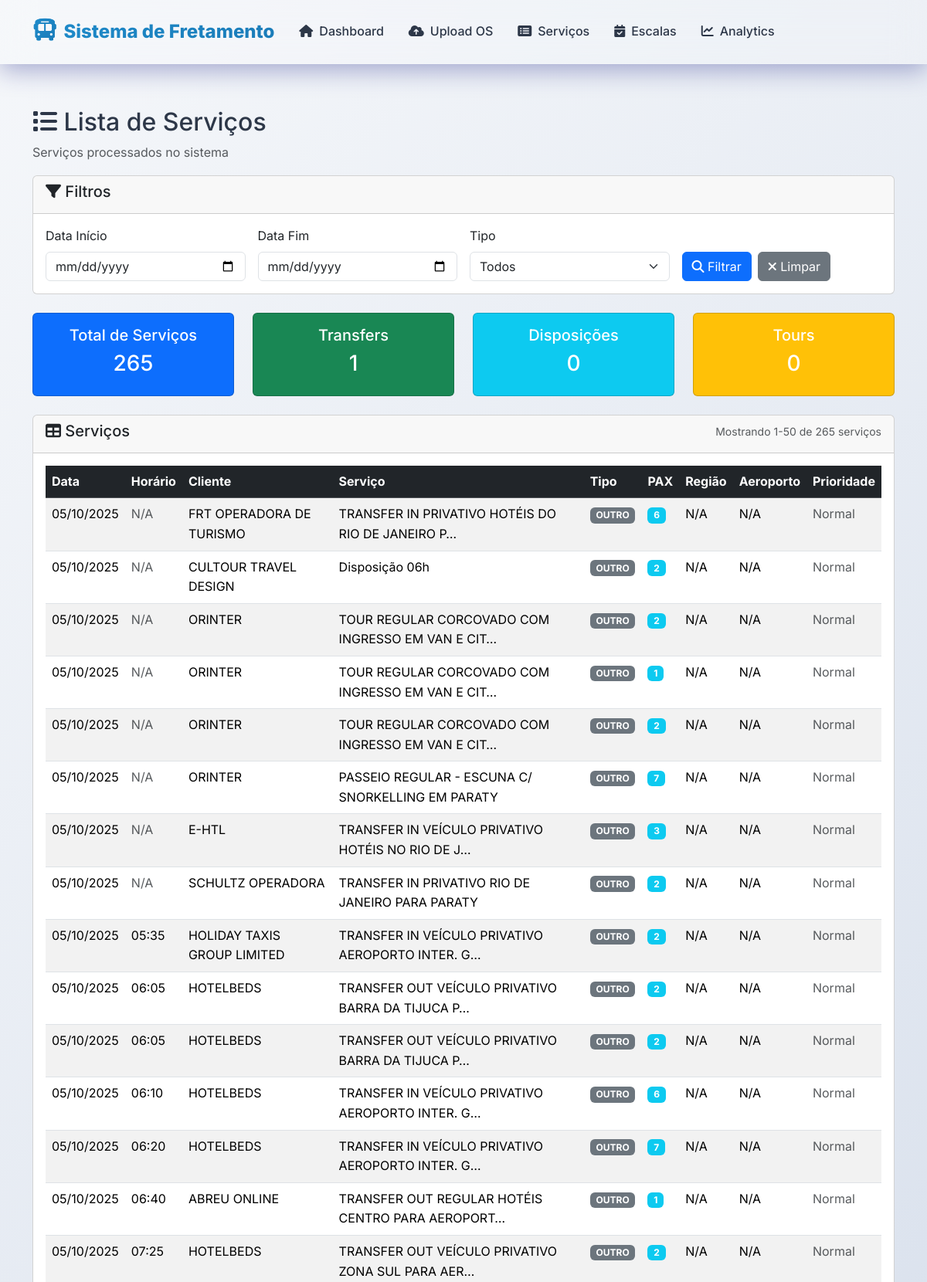
Page /core/servicos/ (upper part) on the committed database.
### core/models.py (models this page shows, shortened)
class Servico(models.Model):
    TIPO_CHOICES = [
        ('TRANSFER', 'Transfer'),
        ('DISPOSICAO', 'Disposição'),
        ('TOUR', 'Tour'),
        ('OUTRO', 'Outro'),
    ]
    DIRECAO_CHOICES = [
        ('IN', 'IN'),
        ('OUT', 'OUT'),
        ('N/A', 'N/A'),
    ]
    AEROPORTO_CHOICES = [
        ('GIG', 'GIG'),
        ('SDU', 'SDU'),
        ('N/A', 'N/A'),
    ]
    REGIAO_CHOICES = [
        ('ZONA SUL', 'Zona Sul'),
        ('SANTOS DUMONT', 'Santos Dumont'),
        ('BARRA', 'Barra'),
        ('CENTRO', 'Centro'),
        ('BUZIOS', 'Búzios'),
        ('ANGRA', 'Angra'),
        ('PETROPOLIS', 'Petrópolis'),
        ('PARATY', 'Paraty'),
        ('MACAE', 'Macaé'),
        ('N/A', 'N/A'),
    ]
    numero_venda = models.CharField(max_length=100, blank=True)
    cliente = models.CharField(max_length=200)
    local_pickup = models.CharField(max_length=300, blank=True)
    pax = models.IntegerField(default=0, help_text="Número de passageiros")
    horario = models.TimeField(null=True, blank=True)
    data_do_servico = models.DateField()
    servico = models.TextField()
    tipo = models.CharField(max_length=20, choices=TIPO_CHOICES, default='OUTRO')
    direcao = models.CharField(max_length=10, choices=DIRECAO_CHOICES, default='N/A')
    aeroporto = models.CharField(max_length=10, choices=AEROPORTO_CHOICES, default='N/A')
    regiao = models.CharField(max_length=20, choices=REGIAO_CHOICES, default='N/A')
    eh_regular = models.BooleanField(default=False)
    eh_prioritario = models.BooleanField(default=False)
    linha_original = models.IntegerField(null=True, blank=True, help_text="Linha na planilha original")
    created_at = models.DateTimeField(auto_now_add=True)
    updated_at = models.DateTimeField(auto_now=True)
    class Meta:
        ordering = ['data_do_servico', 'horario']
        verbose_name = 'Serviço'
        verbose_name_plural = 'Serviços'

### core/views.py (the view)
# urls.py: path('servicos/', views.ListaServicosView.as_view(), name='lista_servicos'),
class ListaServicosView(ListView):
    model = Servico
    template_name = 'core/lista_servicos.html'
    context_object_name = 'servicos'
    paginate_by = 50
    def get_queryset(self):
        queryset = super().get_queryset().select_related()
        data_inicio = self.request.GET.get('data_inicio')
        data_fim = self.request.GET.get('data_fim')
        tipo = self.request.GET.get('tipo')
        if data_inicio:
            queryset = queryset.filter(data_do_servico__gte=parse_data_brasileira(data_inicio))
        if data_fim:
            queryset = queryset.filter(data_do_servico__lte=parse_data_brasileira(data_fim))
        if tipo:
            queryset = queryset.filter(tipo=tipo)
        return queryset.order_by('-data_do_servico', 'horario')
    def get_context_data(self, **kwargs):
        context = super().get_context_data(**kwargs)
        cache_key = f"lista_servicos_stats_{hash(str(self.request.GET))}"
        stats = cache.get(cache_key)
        if not stats:
            queryset = self.get_queryset()
            stats = queryset.aggregate(
                total_transfers=Count('id', filter=Q(tipo='TRANSFER')),
                total_disposicoes=Count('id', filter=Q(tipo='DISPOSICAO')),
                total_tours=Count('id', filter=Q(tipo='TOUR'))
            )
            cache.set(cache_key, stats, 300)
        context.update(stats)
        return context

### core/templatetags/core_extras.py (called while the page is built)
@register.filter
def querystring_without_page(get_dict):
    mutable_dict = get_dict.copy()
    if 'page' in mutable_dict:
        del mutable_dict['page']
    query = urlencode(mutable_dict)
    return f'&{query}' if query else ''

### templates/core/lista_servicos.html (shortened to what this page needs)
{% extends 'base.html' %}
{% load core_extras %}
{% block content %}
<div class="container mt-4">
    <div class="row">
        <div class="col-12">
            <h2><i class="fas fa-list"></i> Lista de Serviços</h2>
            <p class="text-muted">Serviços processados no sistema</p>
        </div>
    </div>
    <div class="card mb-4">
        <div class="card-header">
            <h5><i class="fas fa-filter"></i> Filtros</h5>
        </div>
        <div class="card-body">
            <form method="get" class="row g-3">
                <div class="col-md-3">
                    <label for="data_inicio" class="form-label">Data Início</label>
                    <input type="date" class="form-control" id="data_inicio" name="data_inicio"
                           value="{{ request.GET.data_inicio }}">
                </div>
                <div class="col-md-3">
                    <label for="data_fim" class="form-label">Data Fim</label>
                    <input type="date" class="form-control" id="data_fim" name="data_fim"
                           value="{{ request.GET.data_fim }}">
                </div>
                <div class="col-md-3">
                    <label for="tipo" class="form-label">Tipo</label>
                    <select class="form-select" id="tipo" name="tipo">
                        <option value="">Todos</option>
                    </select>
                </div>
                <div class="col-md-3 d-flex align-items-end">
                    <button type="submit" class="btn btn-primary me-2">
                        <i class="fas fa-search"></i> Filtrar
                    </button>
                    <a href="{% url 'core:lista_servicos' %}" class="btn btn-secondary">
                        <i class="fas fa-times"></i> Limpar
                    </a>
                </div>
            </form>
        </div>
    </div>
    <div class="row mb-4">
        <div class="col-md-3">
            <div class="card text-white bg-primary">
                <div class="card-body text-center">
                    <h5 class="card-title">Total de Serviços</h5>
                    <h3>{{ page_obj.paginator.count }}</h3>
                </div>
            </div>
        </div>
        <div class="col-md-3">
            <div class="card text-white bg-success">
                <div class="card-body text-center">
                    <h5 class="card-title">Transfers</h5>
                    <h3>{{ total_transfers|default:0 }}</h3>
                </div>
            </div>
        </div>
        <div class="col-md-3">
            <div class="card text-white bg-info">
                <div class="card-body text-center">
                    <h5 class="card-title">Disposições</h5>
                    <h3>{{ total_disposicoes|default:0 }}</h3>
                </div>
            </div>
        </div>
        <div class="col-md-3">
            <div class="card text-white bg-warning">
                <div class="card-body text-center">
                    <h5 class="card-title">Tours</h5>
                    <h3>{{ total_tours|default:0 }}</h3>
                </div>
            </div>
        </div>
    </div>
    <div class="card">
        <div class="card-header d-flex justify-content-between">
            <h5><i class="fas fa-table"></i> Serviços</h5>
            <div>
                <small class="text-muted">
                    Mostrando {{ page_obj.start_index }}-{{ page_obj.end_index }} de {{ page_obj.paginator.count }} serviços
                </small>
            </div>
        </div>
        <div class="card-body">
            {% if servicos %}
            <div class="table-responsive">
                <table class="table table-striped table-hover">
                    <thead class="table-dark">
                        <tr>
                            <th>Data</th>
                            <th>Horário</th>
                            <th>Cliente</th>
                            <th>Serviço</th>
                            <th>Tipo</th>
                            <th>PAX</th>
                            <th>Região</th>
                            <th>Aeroporto</th>
                            <th>Prioridade</th>
                        </tr>
                    </thead>
                    <tbody>
                        {% for servico in servicos %}
                        <tr>
                            <td>{{ servico.data_do_servico|date:"d/m/Y" }}</td>
                            <td>
                                {% if servico.horario %}
                                    {{ servico.horario|time:"H:i" }}
                                {% else %}
                                    <span class="text-muted">N/A</span>
                                {% endif %}
                            </td>
                            <td>{{ servico.cliente|truncatechars:30 }}</td>
                            <td>{{ servico.servico|truncatechars:50 }}</td>
                            <td>
                                {% if servico.tipo == 'TRANSFER' %}
                                    <span class="badge bg-primary">Transfer</span>
                                {% elif servico.tipo == 'DISPOSICAO' %}
                                    <span class="badge bg-success">Disposição</span>
                                {% elif servico.tipo == 'TOUR' %}
                                    <span class="badge bg-warning">Tour</span>
                                {% else %}
                                    <span class="badge bg-secondary">{{ servico.tipo }}</span>
                                {% endif %}
                            </td>
                            <td>
                                <span class="badge bg-info">{{ servico.pax }}</span>
                            </td>
                            <td>{{ servico.regiao }}</td>
                            <td>{{ servico.aeroporto }}</td>
                            <td>
                                {% if servico.eh_prioritario %}
                                    <span class="badge bg-danger">
                                        <i class="fas fa-star"></i> Prioridade
                                    </span>
                                {% else %}
                                    <span class="text-muted">Normal</span>
                                {% endif %}
                            </td>
                        </tr>
                        {% endfor %}
                    </tbody>
                </table>
            </div>
            {% endif %}
        </div>
    </div>
</div>
{% endblock %}

### static/css/dashboard.css (style rules this page uses)
:root { --primary-gradient: linear-gradient(135deg, #1F8CCB 0%, #1a7bb8 100%); --secondary-gradient: linear-gradient(135deg, #f093fb 0%, #f5576c 100%); --success-gradient: linear-gradient(135deg, #4facfe 0%, #00f2fe 100%); --warning-gradient: linear-gradient(135deg, #43e97b 0%, #38f9d7 100%); --danger-gradient: linear-gradient(135deg, #fa709a 0%, #fee140 100%); --info-gradient: linear-gradient(135deg, #a8edea 0%, #fed6e3 100%); --glass-bg: rgba(255, 255, 255, 0.25); --glass-border: rgba(255, 255, 255, 0.18); --glass-shadow: 0 8px 32px 0 rgba(31, 38, 135, 0.37); --primary-color: #1F8CCB; --secondary-color: #1a7bb8; --text-primary: #2d3748; --text-secondary: #718096; --text-light: #a0aec0; --bg-light: #f7fafc; --bg-dark: #1a202c; --spacing-xs: 0.25rem; --spacing-sm: 0.5rem; --spacing-md: 1rem; --spacing-lg: 1.5rem; --spacing-xl: 2rem; --spacing-xxl: 3rem; --border-radius-sm: 8px; --border-radius-md: 12px; --border-radius-lg: 16px; --border-radius-xl: 20px; --border-radius-xxl: 24px; --shadow-sm: 0 1px 3px rgba(0, 0, 0, 0.12), 0 1px 2px rgba(0, 0, 0, 0.24); --shadow-md: 0 4px 6px rgba(0, 0, 0, 0.07), 0 2px 4px rgba(0, 0, 0, 0.06); --shadow-lg: 0 10px 15px rgba(0, 0, 0, 0.1), 0 4px 6px rgba(0, 0, 0, 0.05); --shadow-xl: 0 20px 25px rgba(0, 0, 0, 0.1), 0 10px 10px rgba(0, 0, 0, 0.04); --shadow-2xl: 0 25px 50px rgba(0, 0, 0, 0.25); }
* { margin: 0; padding: 0; box-sizing: border-box; }
body { font-family: 'Inter', -apple-system, BlinkMacSystemFont, 'Segoe UI', Roboto, sans-serif; background: linear-gradient(135deg, #f5f7fa 0%, #c3cfe2 100%); min-height: 100vh; color: var(--text-primary); overflow-x: hidden; line-height: 1.6; }

### static/css/whatsapp-dark.css (style rules this page uses)
:root { --wa-bg-primary: #0b141a; --wa-bg-secondary: #1f2c34; --wa-bg-card: #2a3942; --wa-text-primary: #e9edef; --wa-text-secondary: #8696a0; --wa-border: #3b4a54; --wa-accent: #1F8CCB; --wa-accent-hover: #1a7bb8; --wa-accent-light: rgba(31, 140, 203, 0.1); --wa-shadow: rgba(0, 0, 0, 0.4); }

### templates/base.html (style rules this page uses)
:root { --primary-gradient: linear-gradient(135deg, #1F8CCB 0%, #1a7bb8 100%); --secondary-gradient: linear-gradient(135deg, #f093fb 0%, #f5576c 100%); --success-gradient: linear-gradient(135deg, #4facfe 0%, #00f2fe 100%); --warning-gradient: linear-gradient(135deg, #43e97b 0%, #38f9d7 100%); --dark-gradient: linear-gradient(135deg, #434343 0%, #000000 100%); --glass-bg: rgba(255, 255, 255, 0.15); --glass-border: rgba(255, 255, 255, 0.2); --glass-shadow: 0 8px 32px 0 rgba(31, 38, 135, 0.37); --primary-color: #1F8CCB; --text-primary: #2d3748; --text-secondary: #718096; --bg-light: #f8fafc; }
* { margin: 0; padding: 0; box-sizing: border-box; }
body { font-family: 'Inter', -apple-system, BlinkMacSystemFont, 'Segoe UI', Roboto, sans-serif; background: linear-gradient(135deg, #f5f7fa 0%, #c3cfe2 100%); min-height: 100vh; color: var(--text-primary); overflow-x: hidden; }
.fade-in-up { animation: fadeInUp 0.6s ease-out; }

### rows in the picture
Servico: data_do_servico "05/10/2025", shows "N/A", cliente "FRT OPERADORA DE TURISMO", servico "TRANSFER IN PRIVATIVO HOTÉIS DO RIO DE JANEIRO P…", tipo "OUTRO", pax "6", regiao "N/A", aeroporto "N/A", eh_prioritario "Normal"
Servico: data_do_servico "05/10/2025", shows "N/A", cliente "CULTOUR TRAVEL DESIGN", servico "Disposição 06h", tipo "OUTRO", pax "2", regiao "N/A", aeroporto "N/A", eh_prioritario "Normal"
Servico: data_do_servico "05/10/2025", shows "N/A", cliente "ORINTER", servico "TOUR REGULAR CORCOVADO COM INGRESSO EM VAN E CIT…", tipo "OUTRO", pax "2", regiao "N/A", aeroporto "N/A", eh_prioritario "Normal"
Servico: data_do_servico "05/10/2025", shows "N/A", cliente "ORINTER", servico "TOUR REGULAR CORCOVADO COM INGRESSO EM VAN E CIT…", tipo "OUTRO", pax "1", regiao "N/A", aeroporto "N/A", eh_prioritario "Normal"
Servico: data_do_servico "05/10/2025", shows "N/A", cliente "ORINTER", servico "TOUR REGULAR CORCOVADO COM INGRESSO EM VAN E CIT…", tipo "OUTRO", pax "2", regiao "N/A", aeroporto "N/A", eh_prioritario "Normal"
Servico: data_do_servico "05/10/2025", shows "N/A", cliente "ORINTER", servico "PASSEIO REGULAR - ESCUNA C/ SNORKELLING EM PARATY", tipo "OUTRO", pax "7", regiao "N/A", aeroporto "N/A", eh_prioritario "Normal"
Servico: data_do_servico "05/10/2025", shows "N/A", cliente "E-HTL", servico "TRANSFER IN VEÍCULO PRIVATIVO HOTÉIS NO RIO DE J…", tipo "OUTRO", pax "3", regiao "N/A", aeroporto "N/A", eh_prioritario "Normal"
Servico: data_do_servico "05/10/2025", shows "N/A", cliente "SCHULTZ OPERADORA", servico "TRANSFER IN PRIVATIVO RIO DE JANEIRO PARA PARATY", tipo "OUTRO", pax "2", regiao "N/A", aeroporto "N/A", eh_prioritario "Normal"
Servico: data_do_servico "05/10/2025", horario "05:35", cliente "HOLIDAY TAXIS GROUP LIMITED", servico "TRANSFER IN VEÍCULO PRIVATIVO AEROPORTO INTER. G…", tipo "OUTRO", pax "2", regiao "N/A", aeroporto "N/A", eh_prioritario "Normal"
Servico: data_do_servico "05/10/2025", horario "06:05", cliente "HOTELBEDS", servico "TRANSFER OUT VEÍCULO PRIVATIVO BARRA DA TIJUCA P…", tipo "OUTRO", pax "2", regiao "N/A", aeroporto "N/A", eh_prioritario "Normal"
Servico: data_do_servico "05/10/2025", horario "06:05", cliente "HOTELBEDS", servico "TRANSFER OUT VEÍCULO PRIVATIVO BARRA DA TIJUCA P…", tipo "OUTRO", pax "2", regiao "N/A", aeroporto "N/A", eh_prioritario "Normal"
Servico: data_do_servico "05/10/2025", horario "06:10", cliente "HOTELBEDS", servico "TRANSFER IN VEÍCULO PRIVATIVO AEROPORTO INTER. G…", tipo "OUTRO", pax "6", regiao "N/A", aeroporto "N/A", eh_prioritario "Normal"
Servico: data_do_servico "05/10/2025", horario "06:20", cliente "HOTELBEDS", servico "TRANSFER IN VEÍCULO PRIVATIVO AEROPORTO INTER. G…", tipo "OUTRO", pax "7", regiao "N/A", aeroporto "N/A", eh_prioritario "Normal"
Servico: data_do_servico "05/10/2025", horario "06:40", cliente "ABREU ONLINE", servico "TRANSFER OUT REGULAR HOTÉIS CENTRO PARA AEROPORT…", tipo "OUTRO", pax "1", regiao "N/A", aeroporto "N/A", eh_prioritario "Normal"
Servico: data_do_servico "05/10/2025", horario "07:25", cliente "HOTELBEDS", servico "TRANSFER OUT VEÍCULO PRIVATIVO ZONA SUL PARA AER…", tipo "OUTRO", pax "2", regiao "N/A", aeroporto "N/A", eh_prioritario "Normal"

### other values in the picture
{{ page_obj.paginator.count }} "265"
{{ total_transfers|default:0 }} "1"
{{ total_disposicoes|default:0 }} "0"
{{ total_tours|default:0 }} "0"
{{ page_obj.start_index }} "1"
{{ page_obj.end_index }} "50"
